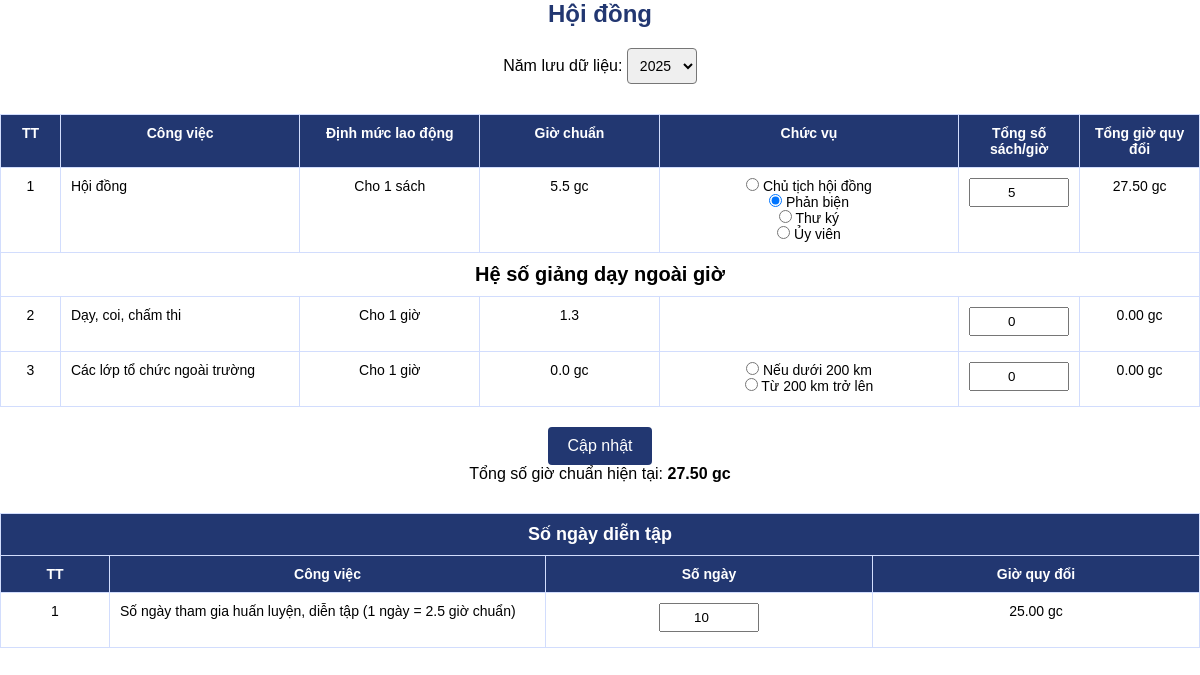
/code/UC/formRegister/giangDay/hoiDong.php (signed in), run on the app's committed database.
### tables this page shows
CREATE TABLE `hoi_dong` (
  `id` int(11) NOT NULL,
  `employeeID` varchar(50) NOT NULL,
  `result_year` int(4) NOT NULL,
  `so_sach` float DEFAULT 0,
  `vai_tro` varchar(50) DEFAULT NULL,
  `so_gio_ngoai_gio` float DEFAULT 0,
  `so_gio_ngoai_truong` float DEFAULT 0,
  `khoang_cach` varchar(20) DEFAULT NULL,
  `tong_gio_quy_doi` float DEFAULT 0,
  `ngay_tao` timestamp NOT NULL DEFAULT current_timestamp(),
  `ngay_cap_nhat` timestamp NOT NULL DEFAULT current_timestamp() ON UPDATE current_timestamp()
);

CREATE TABLE `dien_tap` (
  `id` int(11) NOT NULL,
  `employeeID` int(11) NOT NULL,
  `result_year` int(4) NOT NULL,
  `so_ngay` float NOT NULL DEFAULT 0,
  `ngay_cap_nhat` timestamp NOT NULL DEFAULT current_timestamp() ON UPDATE current_timestamp()
);

### code/UC/formRegister/giangDay/hoiDong.php (the view, shortened to what this page needs)
<?php
require_once __DIR__ . '../../../../connection/connection.php';
$employeeID = $_SESSION['employeeID'];
$selectedYear = isset($_POST['selected_year']) ? $_POST['selected_year'] : date('Y');
$stmt = $conn->prepare("SELECT leadershipPosition FROM employee WHERE employeeID = :employeeID");
$stmt->execute([':employeeID' => $employeeID]);
$employee = $stmt->fetch(PDO::FETCH_ASSOC);
$isQuanNhanDuBi = ($employee['leadershipPosition'] === 'Giảng viên đang là quân nhân dự bị, tự vệ được triệu tập huấn luyện, diễn tập');
$stmt = $conn->prepare("SELECT * FROM hoi_dong WHERE employeeID = :employeeID AND result_year = :result_year");
$stmt->execute([':employeeID' => $employeeID, ':result_year' => $selectedYear]);
$councilData = $stmt->fetch(PDO::FETCH_ASSOC);
if ($isQuanNhanDuBi) {
    $stmt = $conn->prepare("SELECT * FROM dien_tap WHERE employeeID = :employeeID AND result_year = :result_year");
    $stmt->execute([':employeeID' => $employeeID, ':result_year' => $selectedYear]);
    $trainingData = $stmt->fetch(PDO::FETCH_ASSOC);
}
?>
<!DOCTYPE html>
<html lang="vi">
<head>
</head>
<body>
    <h2 class="form-title">Hội đồng</h2>
    <div style="text-align: center; margin-bottom: 15px;">
        <form method="POST" action="" id="yearForm">
            <label for="selected_year">Năm lưu dữ liệu: </label>
            <select name="selected_year" id="selectedYear" class="year-select" onchange="this.form.submit()">
                <?php
                $currentYear = date('Y');
                for ($i = $currentYear - 5; $i <= $currentYear; $i++) {
                    echo "<option value='$i'" . ($i == $selectedYear ? " selected" : "") . ">$i</option>";
                }
                ?>
            </select>
        </form>
    </div>
    <form id="councilForm" method="POST" action="" onsubmit="return handleSubmit(event)">
        <table class="teaching-table">
            <thead>
                <tr>
                    <th>TT</th>
                    <th>Công việc</th>
                    <th>Định mức lao động</th>
                    <th>Giờ chuẩn</th>
                    <th>Chức vụ</th>
                    <th>Tổng số sách/giờ</th>
                    <th>Tổng giờ quy đổi</th>
                </tr>
            </thead>
            <tbody>
                <tr>
                    <td>1</td>
                    <td>Hội đồng</td>
                    <td>Cho 1 sách</td>
                    <td class="standard-hour" data-hour-chu-tich="6.0" data-hour-phan-bien="5.5" data-hour-thu-ky="5.0" data-hour-uy-vien="3.0">
                        <span id="standard-hour-display">0.0 gc</span>
                    </td>
                    <td>
                        <label><input type="radio" name="vai_tro" value="Chủ tịch hội đồng" class="role-radio" <?php echo $councilData['vai_tro'] === 'Chủ tịch hội đồng' ? 'checked' : ''; ?>> Chủ tịch hội đồng</label><br>
                        <label><input type="radio" name="vai_tro" value="Phản biện" class="role-radio" <?php echo $councilData['vai_tro'] === 'Phản biện' ? 'checked' : ''; ?>> Phản biện</label><br>
                        <label><input type="radio" name="vai_tro" value="Thư ký" class="role-radio" <?php echo $councilData['vai_tro'] === 'Thư ký' ? 'checked' : ''; ?>> Thư ký</label><br>
                        <label><input type="radio" name="vai_tro" value="Ủy viên" class="role-radio" <?php echo $councilData['vai_tro'] === 'Ủy viên' ? 'checked' : ''; ?>> Ủy viên</label>
                    </td>
                    <td><input type="number" name="so_sach" class="total-input council-input" min="0" step="1" placeholder="Tổng sách" value="<?php echo htmlspecialchars($councilData['so_sach']); ?>"></td>
                    <td class="converted-hours" data-type="hoi-dong">0 gc</td>
                </tr>
                <tr>
                    <td colspan="7" style="font-size: 20px; font-weight: bold;">Hệ số giảng dạy ngoài giờ</td>
                </tr
                <tr>
                    <td>2</td>
                    <td>Dạy, coi, chấm thi</td>
                    <td>Cho 1 giờ</td>
                    <td class="standard-hour-ngoai-gio">1.3</td>
                    <td></td>
                    <td><input type="number" name="so_gio_ngoai_gio" class="total-input ngoai-gio-input" min="0" step="1" placeholder="Tổng giờ" value="<?php echo htmlspecialchars($councilData['so_gio_ngoai_gio']); ?>"></td>
                    <td class="converted-hours" data-type="ngoai-gio">0 gc</td>
                <tr>
                    <td>3</td>
                    <td>Các lớp tổ chức ngoài trường</td>
                    <td>Cho 1 giờ</td>
                    <td class="standard-hour-ngoai-truong" data-hour-duoi-200="1.3" data-hour-tu-200="1.4">
                        <span id="standard-hour-ngoai-truong-display">0.0 gc</span>
                    </td>
                    <td>
                        <label><input type="radio" name="khoang_cach" value="duoi_200km" class="distance-radio" <?php echo $councilData['khoang_cach'] === 'duoi_200km' ? 'checked' : ''; ?>> Nếu dưới 200 km</label><br>
                        <label><input type="radio" name="khoang_cach" value="tu_200km" class="distance-radio" <?php echo $councilData['khoang_cach'] === 'tu_200km' ? 'checked' : ''; ?>> Từ 200 km trở lên</label>
                    </td>
                    <td><input type="number" name="so_gio_ngoai_truong" class="total-input ngoai-truong-input" min="0" step="1" placeholder="Tổng giờ" value="<?php echo htmlspecialchars($councilData['so_gio_ngoai_truong']); ?>"></td>
                    <td class="converted-hours" data-type="ngoai-truong">0 gc</td>
                </tr>
            </tbody>
        </table>
        <div style="text-align: center; margin-top: 20px;">
            <button type="submit">Cập nhật</button>
            <p>Tổng số giờ chuẩn hiện tại: <strong id="tongGioChuan">0 gc</strong></p>
        </div>
    </form>
    <?php if ($isQuanNhanDuBi): ?>
    <div style="margin-top: 30px;">
        <table class="teaching-table">
            <thead>
                <tr>
                    <th colspan="4" style="text-align: center; font-size: 18px;">Số ngày diễn tập</th>
                </tr>
                <tr>
                    <th>TT</th>
                    <th>Công việc</th>
                    <th>Số ngày</th>
                    <th>Giờ quy đổi</th>
                </tr>
            </thead>
            <tbody>
                <tr>
                    <td>1</td>
                    <td>Số ngày tham gia huấn luyện, diễn tập (1 ngày = 2.5 giờ chuẩn)</td>
                    <td><input type="number" name="so_ngay" class="total-input training-days" min="0" step="0.5" placeholder="Số ngày" value="<?php echo htmlspecialchars($trainingData['so_ngay']); ?>"></td>
                    <td class="converted-hours-training">0 gc</td>
                </tr>
            </tbody>
        </table>
    </div>
    <?php endif; ?>
</body>
</html>

### code/UC/formRegister/giangDay/hoiDong.php (style rules this page uses)
* { margin: 0; padding: 0; box-sizing: border-box; }
body { font-family: Arial, Helvetica, sans-serif; }
.teaching-table { width: 100%; border-collapse: collapse; margin-top: 20px; font-size: 14px; }
.teaching-table th, .teaching-table td { border: 1px solid #d2ddfd; padding: 10px; text-align: left; vertical-align: top; }
.teaching-table th { background-color: #223771; color: white; text-align: center; }
.teaching-table td { background-color: #fff; }
.teaching-table td:first-child { width: 5%; text-align: center; }
.teaching-table td:nth-child(2) { width: 20%; }
.teaching-table td:nth-child(3) { width: 15%; text-align: center; }
.teaching-table td:nth-child(4) { width: 15%; text-align: center; }
.teaching-table td:nth-child(5) { width: 25%; text-align: center; }
.teaching-table td:nth-child(6) { width: 10%; text-align: center; }
.teaching-table td:nth-child(7) { width: 10%; text-align: center; }
.form-title { color: #223771; font-size: 24px; margin-bottom: 20px; text-align: center; }
.total-input { width: 100px; padding: 5px; text-align: center; margin-bottom: 5px; }
.year-select { padding: 8px; font-size: 14px; border-radius: 4px; margin-bottom: 10px; }
button { background-color: #223771; color: white; padding: 10px 20px; border: none; border-radius: 4px; font-size: 16px; cursor: pointer; transition: background-color 0.3s ease; }
.training-days { width: 100px; padding: 5px; text-align: center; }
.converted-hours-training { text-align: center; }

### data on the page
hoi_dong: vai_tro "☐ Chủ tịch hội đồng", vai_tro "☑ Phản biện", vai_tro "☐ Thư ký", vai_tro "☐ Ủy viên", so_sach "5", so_gio_ngoai_gio "0", khoang_cach "☐ Nếu dưới 200 km", khoang_cach "☐ Từ 200 km trở lên", so_gio_ngoai_truong "0"
dien_tap: so_ngay "10"

### other printed values
form field selected_year "2025"
